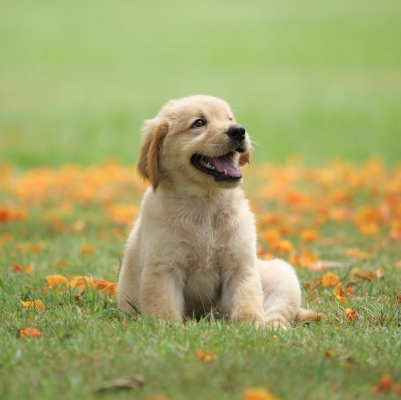
#> input picture DATASETS/images/dog.jpg, 401 x 400 px
$ jupyter execute 64_Image_Mapping.ipynb
#> lines starting #> are read from the running program, lines starting #| are printed output that depends on the picture
[cell 1]
import matplotlib.pyplot as plt
import cv2
from PIL import Image
import numpy as np

[cell 2]
plt.plot(np.arange(1,40,0.1))
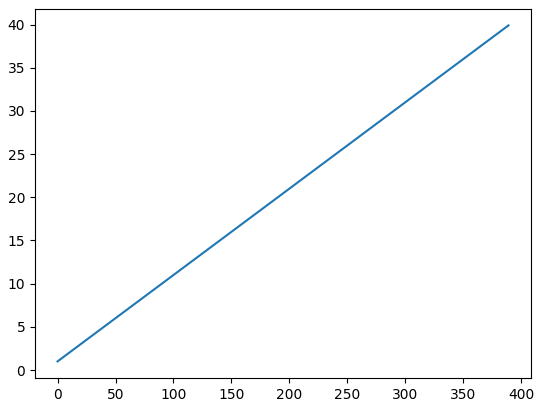
#> figure drawn by matplotlib, 1 panel; curve peaks at x = 389, y = 39.9

[cell 3]
plt.plot(np.sin(np.arange(1,40,0.1)))
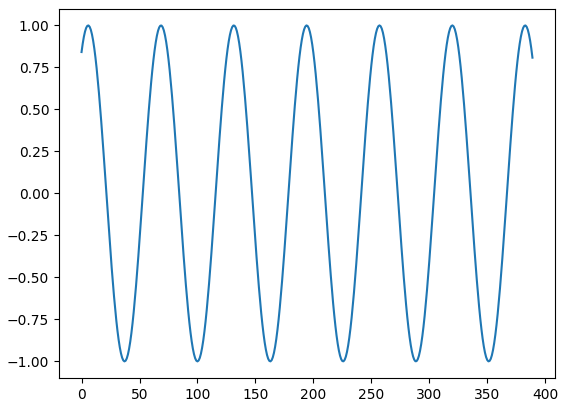
#> figure drawn by matplotlib, 1 panel; curve peaks at x = 257, y = 1

[cell 4]
plt.plot(np.arange(1,40,0.1),np.sin(np.arange(1,40,0.1)))
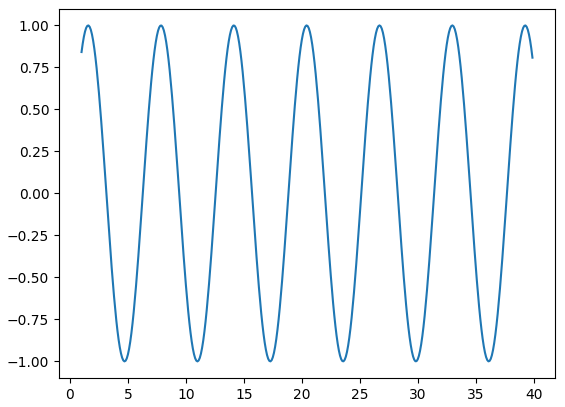
#> figure drawn by matplotlib, 1 panel; curve peaks at x = 26.7, y = 1

[cell 5]
# comparison
plt.figure(figsize=(8,2))
plt.subplot(1,2,1)
plt.plot(np.sin(np.arange(1,40,0.1)))
plt.subplot(1,2,2)
plt.plot(np.arange(1,40,0.1),np.cos(np.arange(1,40,0.1)))
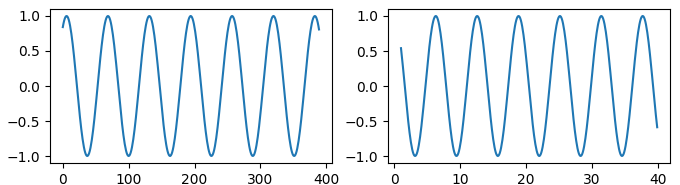
#> figure drawn by matplotlib, 2 panels; panel 1: curve peaks at x = 257, y = 1; panel 2: curve peaks at x = 37.7, y = 1

[cell 6]
img=cv2.imread('../../DATASETS/images/dog.jpg')
#> img is the input picture: shape (400, 401, 3); mean B, G, R 102.9, 164.7, 162.3
img

[cell 7]
rows,cols=img.shape[:2]
#> rows = 400; cols = 401

[cell 8]
# create a grid
gridx, gridy = np.meshgrid(np.arange(cols), np.arange(rows))

[cell 9]
gridx,gridy

[cell 10]
mapx = gridx
mapy=gridy+25*np.sin(gridx/20)

[cell 11]
mapx.dtype

[cell 12]
mapx=mapx.astype(np.float32)
mapy=mapy.astype(np.float32)

[cell 13]
mapped_img = cv2.remap(img,mapx,mapy, interpolation=cv2.INTER_LINEAR)
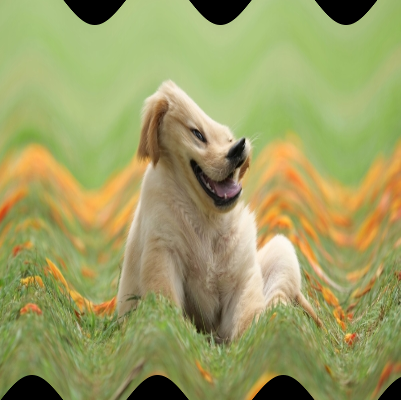
#> mapped_img: shape (400, 401, 3); mean B, G, R 98.7, 158.1, 156.4

[cell 14]
mapped_img = cv2.cvtColor(mapped_img, cv2.COLOR_BGR2RGB)
img = cv2.cvtColor(img, cv2.COLOR_BGR2RGB)

[cell 15]
plt.subplot(121); plt.title('Original Image')
plt.imshow(img)
plt.subplot(122); plt.title('Mapped Image')
plt.imshow(mapped_img)
